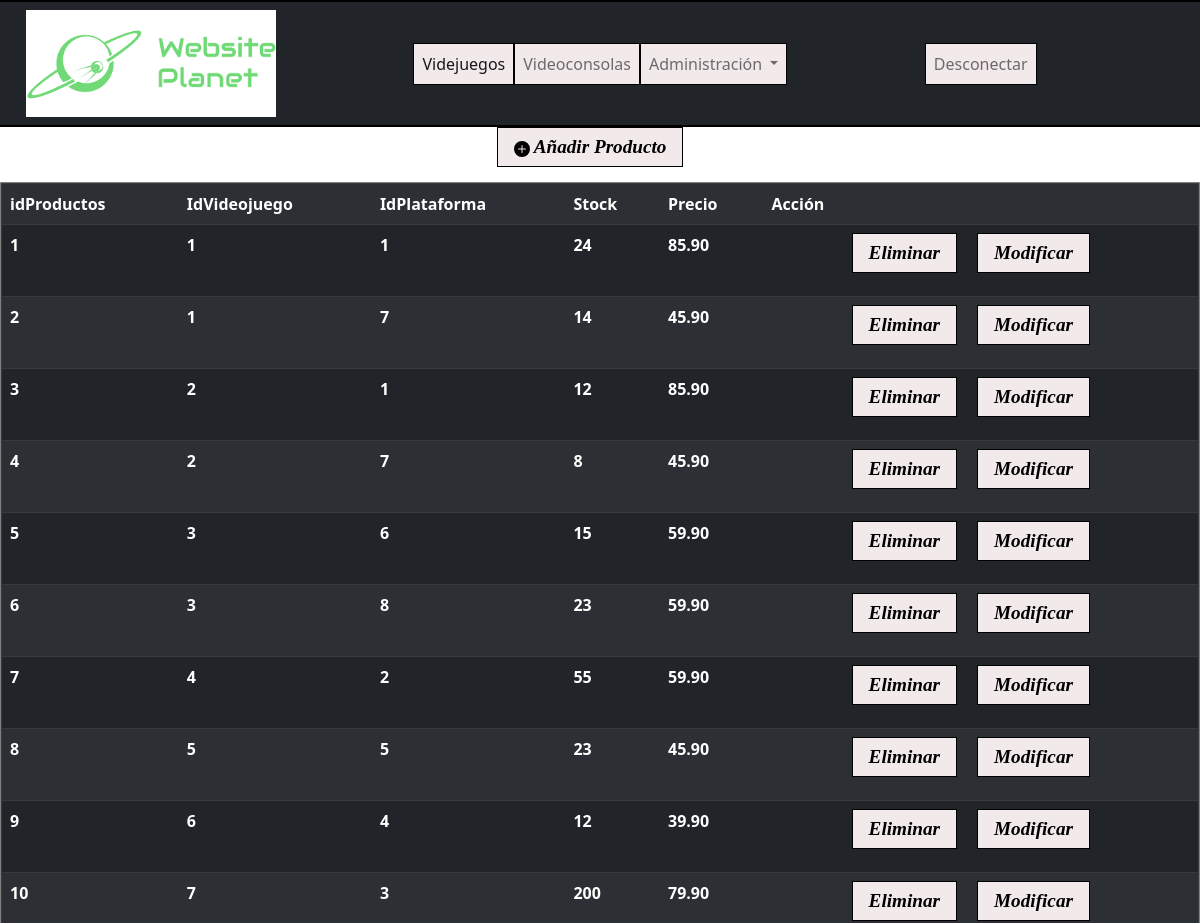
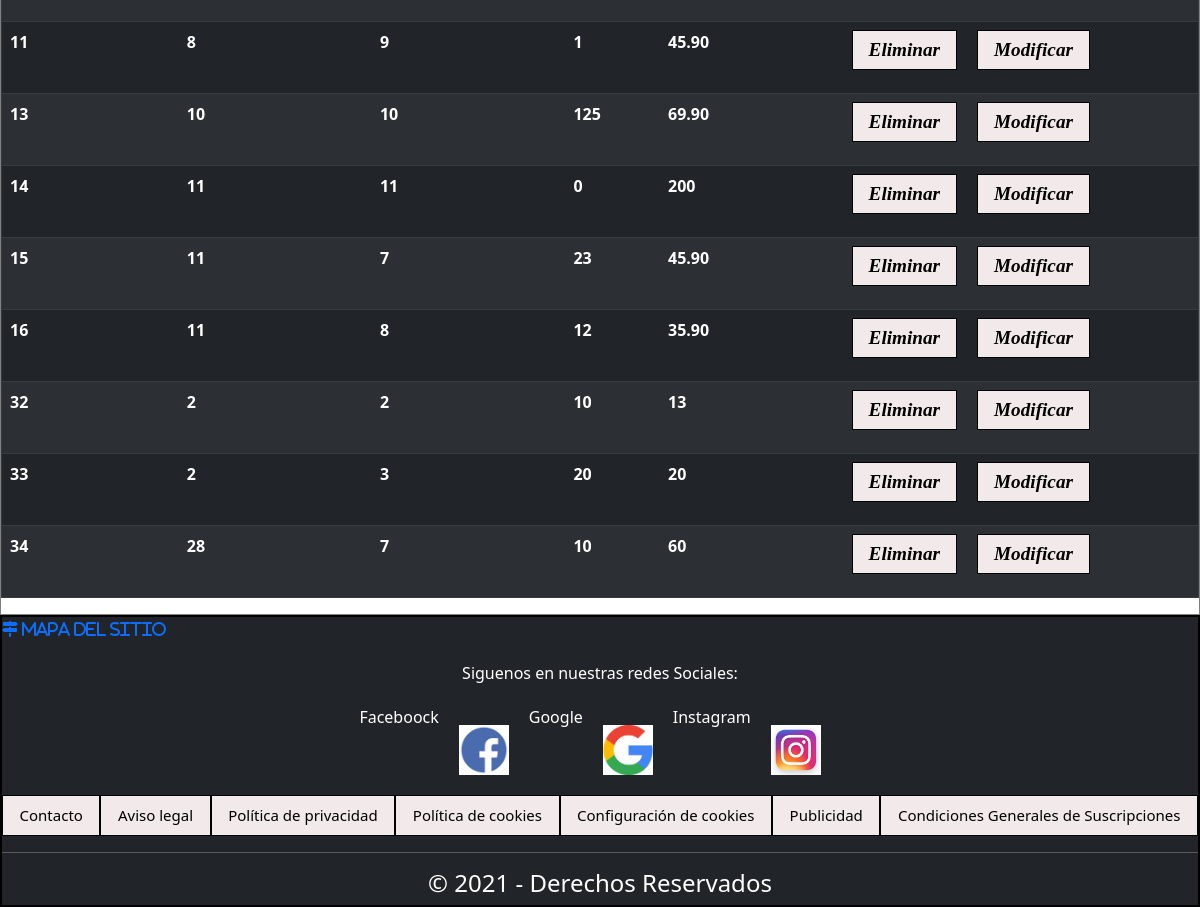
The app's page /Codigo/productosadmin.php (signed in) with its own data (2 pictures, top to bottom).
### tables this page shows
CREATE TABLE productos (
  idProductos int(11) NOT NULL AUTO_INCREMENT,
  IdVideojuego int(11) NOT NULL,
  IdPlataforma int(11) NOT NULL,
  Stock int(11) NOT NULL,
  Precio varchar(45) DEFAULT NULL,
  PRIMARY KEY (idProductos,IdVideojuego,IdPlataforma),
  KEY Es_un_videojuego_idx (IdVideojuego),
  KEY De_la_plataforma_idx (IdPlataforma),
  CONSTRAINT FK_Es_un_Videojuego FOREIGN KEY (IdVideojuego) REFERENCES videojuego (idVideojuego),
  CONSTRAINT FK_Pertenece_a_la_Plataforma FOREIGN KEY (IdPlataforma) REFERENCES plataforma (idPlataforma)
);

### Codigo/DAOproducto.php (called while the page is built, shortened)
 <?php
    function mostrarproductos($conexion){
        $consulta = "SELECT * FROM `productos`";
        $resultado = mysqli_query($conexion, $consulta);
        return $resultado;
    }
?>

### Codigo/productosadmin.php (the view, shortened to what this page needs)
<!DOCTYPE html>
<html>
	<head>
	</head>
	<link rel="stylesheet" type="text/css" href="css/estilo.css">
	<link href="https://cdn.jsdelivr.net/npm/bootstrap@5.0.0-beta1/dist/css/bootstrap.min.css" rel="stylesheet">
<body>
	<?php include('./inc/header.php');?>
<ul class="nav justify-content-center">
		  <li class="nav-item" id="botones">
		    	<a class="nav-link active" aria-current="page" href="nuevoProducto.php"><svg xmlns="http://www.w3.org/2000/svg" width="16" height="16" fill="currentColor" class="bi bi-plus-circle-fill" viewBox="0 0 16 16">
  				<path d="M16 8A8 8 0 1 1 0 8a8 8 0 0 1 16 0zM8.5 4.5a.5.5 0 0 0-1 0v3h-3a.5.5 0 0 0 0 1h3v3a.5.5 0 0 0 1 0v-3h3a.5.5 0 0 0 0-1h-3v-3z"/>
				</svg>
		    	Añadir Producto</a>
		  </li>
		</ul>
<div class="cuerpo">
	<center>
	<table border="1" class="table table-striped table-dark">
		<tr>
			<th>idProductos</th>
			<th>IdVideojuego</th>
			<th>IdPlataforma</th>
			<th>Stock</th>
			<th>Precio</th>
			<th>Acción</th>
		</tr>
		<?php
		require 'DAOproducto.php';
		$conexion = conectar(false);
		$result = mostrarproductos($conexion);
		while ($fila=mysqli_fetch_array($result)) {
		?>
		<tr>
			<td><b> <?php echo $fila['idProductos'] ?> </b></td>
			<td><b> <?php echo $fila['IdVideojuego'] ?> </b></td>
			<td><b> <?php echo $fila['IdPlataforma'] ?> </b></td>
			<td><b> <?php echo $fila['Stock'] ?> </b></td>
			<td><b> <?php echo $fila['Precio'] ?> </b></td>
			<td>
				<ul class="nav justify-content-center">
			  		<li class="nav-item" id="botones">
			    			<a class="nav-link active" aria-current="page" href="borrar_producto.php?idProductos=<?php echo $fila['idProductos']; ?>" value="Eliminar" name="Eliminar">Eliminar</a>
			  		</li>
			  		<li class="nav-item" id="botones">
			    		<a class="nav-link active" aria-current="page" href="actualizarProducto.php?idProductos=<?php echo $fila['idProductos']; ?>" value="Modificar" name="Modificar">Modificar</a>
			  		</li>
				</ul>
			</td>
		</tr>
		<?php
		}
		?>
	</table>
	</center>
</div>
<?php include("./inc/footer.php")?>
</body>
</html>

### Codigo/css/estilo.css (style rules this page uses)
body { background-color: #a7b2c4; }
.cuerpo { min-height: calc(100vh - 80px - 30px); background-color: white; border: solid 1px grey; }
.nav-link { color: black; }
.nav-item { background-color: #f2e9eb; border: solid 1px black; color: red; }
#botones { font: oblique bold 120% cursive; margin-right: 20px; margin-bottom: 15px; }

### records on screen
productos: idProductos "1", IdVideojuego "1", IdPlataforma "1", Stock "24", Precio "85.90"
productos: idProductos "2", IdVideojuego "1", IdPlataforma "7", Stock "14", Precio "45.90"
productos: idProductos "3", IdVideojuego "2", IdPlataforma "1", Stock "12", Precio "85.90"
productos: idProductos "4", IdVideojuego "2", IdPlataforma "7", Stock "8", Precio "45.90"
productos: idProductos "5", IdVideojuego "3", IdPlataforma "6", Stock "15", Precio "59.90"
productos: idProductos "6", IdVideojuego "3", IdPlataforma "8", Stock "23", Precio "59.90"
productos: idProductos "7", IdVideojuego "4", IdPlataforma "2", Stock "55", Precio "59.90"
productos: idProductos "8", IdVideojuego "5", IdPlataforma "5", Stock "23", Precio "45.90"
productos: idProductos "9", IdVideojuego "6", IdPlataforma "4", Stock "12", Precio "39.90"
productos: idProductos "10", IdVideojuego "7", IdPlataforma "3", Stock "200", Precio "79.90"
productos: idProductos "11", IdVideojuego "8", IdPlataforma "9", Stock "1", Precio "45.90"
productos: idProductos "13", IdVideojuego "10", IdPlataforma "10", Stock "125", Precio "69.90"
productos: idProductos "14", IdVideojuego "11", IdPlataforma "11", Stock "0", Precio "200"
productos: idProductos "15", IdVideojuego "11", IdPlataforma "7", Stock "23", Precio "45.90"
productos: idProductos "16", IdVideojuego "11", IdPlataforma "8", Stock "12", Precio "35.90"
productos: idProductos "32", IdVideojuego "2", IdPlataforma "2", Stock "10", Precio "13"
productos: idProductos "33", IdVideojuego "2", IdPlataforma "3", Stock "20", Precio "20"
productos: idProductos "34", IdVideojuego "28", IdPlataforma "7", Stock "10", Precio "60"
